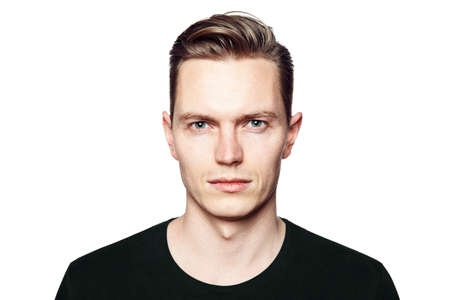
#> input picture data/human.jpg, 450 x 300 px
$ python 3.annotate.py
#> lines starting #> are read from the running program, lines starting #| are printed output that depends on the picture; after the words box and inside, x2 and y2 are one past the last pixel; in counts of white or black regions, pixels touching at a corner belong together
import cv2 as cv

image = cv.imread("data/human.jpg")
#> image is the input picture: shape (300, 450, 3); mean B, G, R 205.8, 209, 215
cv.imshow("image", image)
cv.waitKey(0)
imageWithLine = image.copy()
pointA = (0,200)
pointB = (450,80)
cv.line(imageWithLine, pointA, pointB, (255, 0, 0), thickness=3, lineType=cv.LINE_AA)
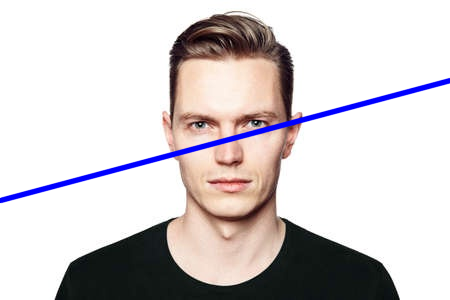
#> imageWithLine: shape (300, 450, 3); 2.38% of pixels changed, all inside (x1, y1, x2, y2) = (0, 77, 450, 204)
cv.imshow('Image Line', imageWithLine)
cv.waitKey(0)
